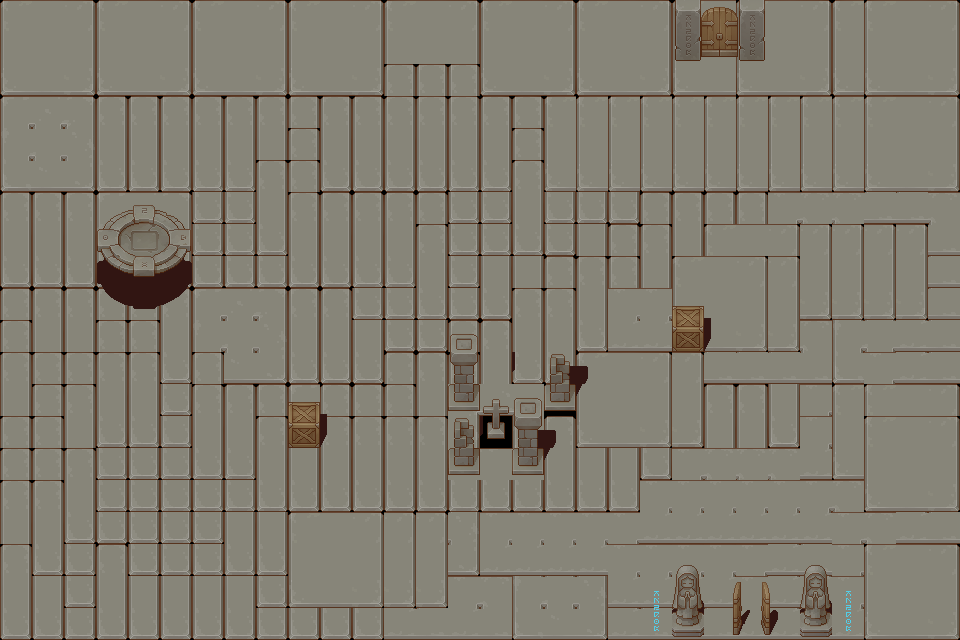

This game map was drawn from its Tiled (.tmx) file and the tilesets committed beside it. A one-line description and the trimmed map source follow:
An orthogonal 30x20 tile map with 32x32 px tiles, 3 tile layers (background, shadowLayer, upperLevel), 9 tilesets and 12 objects (10x WALL, PLAYER_SPAWN, MAP_TRANSITION).

<map version="1.10" tiledversion="1.12.1" orientation="orthogonal" renderorder="left-up" width="30" height="20" tilewidth="32" tileheight="32" infinite="0" nextlayerid="6" nextobjectid="15">
 <tileset firstgid="1" name="TX Shadow" tilewidth="32" tileheight="32" tilecount="256" columns="16">
  <image source="TX Shadow.png" width="512" height="512" />
 </tileset>
 <tileset firstgid="257" name="TX Struct" tilewidth="32" tileheight="32" tilecount="256" columns="16">
  <image source="TX Struct.png" width="512" height="512" />
 </tileset>
 <tileset firstgid="513" name="TX Tileset Grass" tilewidth="32" tileheight="32" tilecount="64" columns="8">
  <image source="TX Tileset Grass.png" width="256" height="256" />
 </tileset>
 <tileset firstgid="577" name="TX Tileset Stone Ground" tilewidth="32" tileheight="32" tilecount="64" columns="8">
  <image source="TX Tileset Stone Ground.png" width="256" height="256" />
 </tileset>
 <tileset firstgid="641" name="TX Tileset Wall" tilewidth="32" tileheight="32" tilecount="256" columns="16">
  <image source="TX Tileset Wall.png" width="512" height="512" />
 </tileset>
 <tileset firstgid="897" name="TX Plant" tilewidth="32" tileheight="32" tilecount="256" columns="16">
  <image source="TX Plant.png" width="512" height="512" />
 </tileset>
 <tileset firstgid="1153" name="TX Player" tilewidth="32" tileheight="32" tilecount="16" columns="4">
  <image source="TX Player.png" width="128" height="128" />
 </tileset>
 <tileset firstgid="1169" name="TX Props" tilewidth="32" tileheight="32" tilecount="256" columns="16">
  <image source="TX Props.png" width="512" height="512" />
 </tileset>
 <tileset firstgid="1425" name="TX Shadow Plant" tilewidth="32" tileheight="32" tilecount="256" columns="16">
  <image source="TX Shadow Plant.png" width="512" height="512" />
 </tileset>
 <layer id="1" name="background" width="30" height="20">
  <data>[600 cells, 599 non-empty, 34 distinct tile ids]</data>
 </layer>
 <layer id="3" name="shadowLayer" width="30" height="20">
  <data>[600 cells, 45 non-empty, 31 distinct tile ids]</data>
 </layer>
 <layer id="2" name="upperLevel" width="30" height="20">
  <data>[600 cells, 47 non-empty, 35 distinct tile ids]</data>
 </layer>
 <objectgroup id="4" name="collision">
  <object id="1" type="WALL" x="95.4291" y="209.603" width="96.2812" height="68.1637" />
  <object id="2" type="WALL" x="288.844" y="401.314" width="30.6736" height="46.0105" />
  <object id="3" type="WALL" x="449.88" y="368.084" width="28.9696" height="44.3064" />
  <object id="4" type="WALL" x="673.116" y="307.589" width="29.8216" height="43.4543" />
  <object id="5" type="WALL" x="672.264" y="597.284" width="29.8216" height="38.3421" />
  <object id="6" type="WALL" x="800.071" y="604.1" width="32.3777" height="32.3777" />
  <object id="9" type="WALL" x="674.332" y="2.06773" width="92.873" height="57.9391" />
  <object id="10" type="WALL" x="546.161" y="381.717" width="28.1175" height="28.9696" />
  <object id="11" type="WALL" x="513.784" y="441.36" width="28.9696" height="33.2298" />
  <object id="12" type="WALL" x="449.028" y="448.176" width="28.9696" height="26.4134" />
 </objectgroup>
 <objectgroup id="5" name="gameplay">
  <object id="13" name="entrance_from_level1" type="PLAYER_SPAWN" x="736.168" y="564.906" width="29.8216" height="26.4134" />
  <object id="14" name="tp_to_level1" type="MAP_TRANSITION" x="736.168" y="612.621" width="28.1175" height="24.7093">
   <properties>
    <property name="targetMap" value="level1" />
    <property name="targetSpawn" value="entrance_from_level2" />
   </properties>
  </object>
 </objectgroup>
</map>
